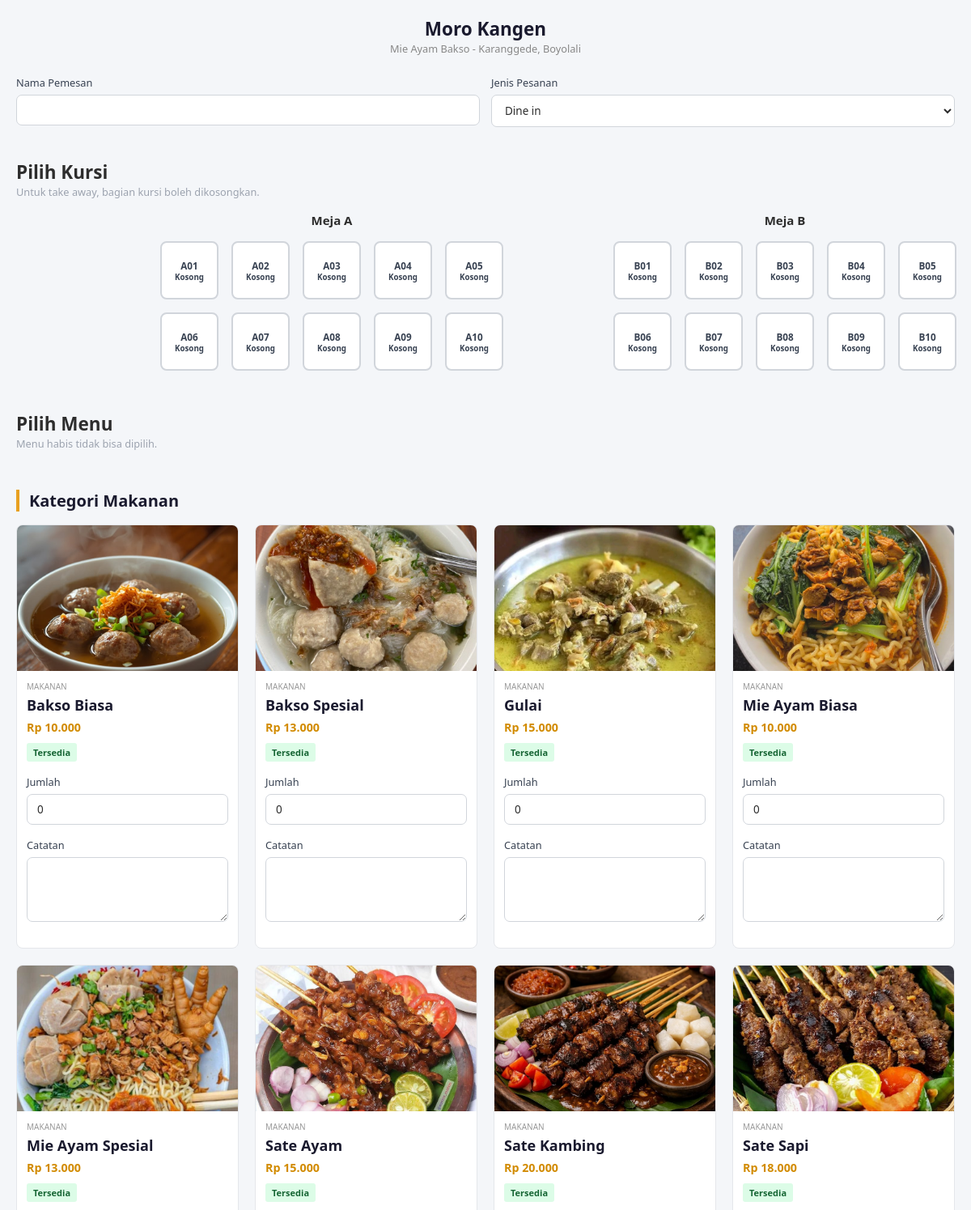
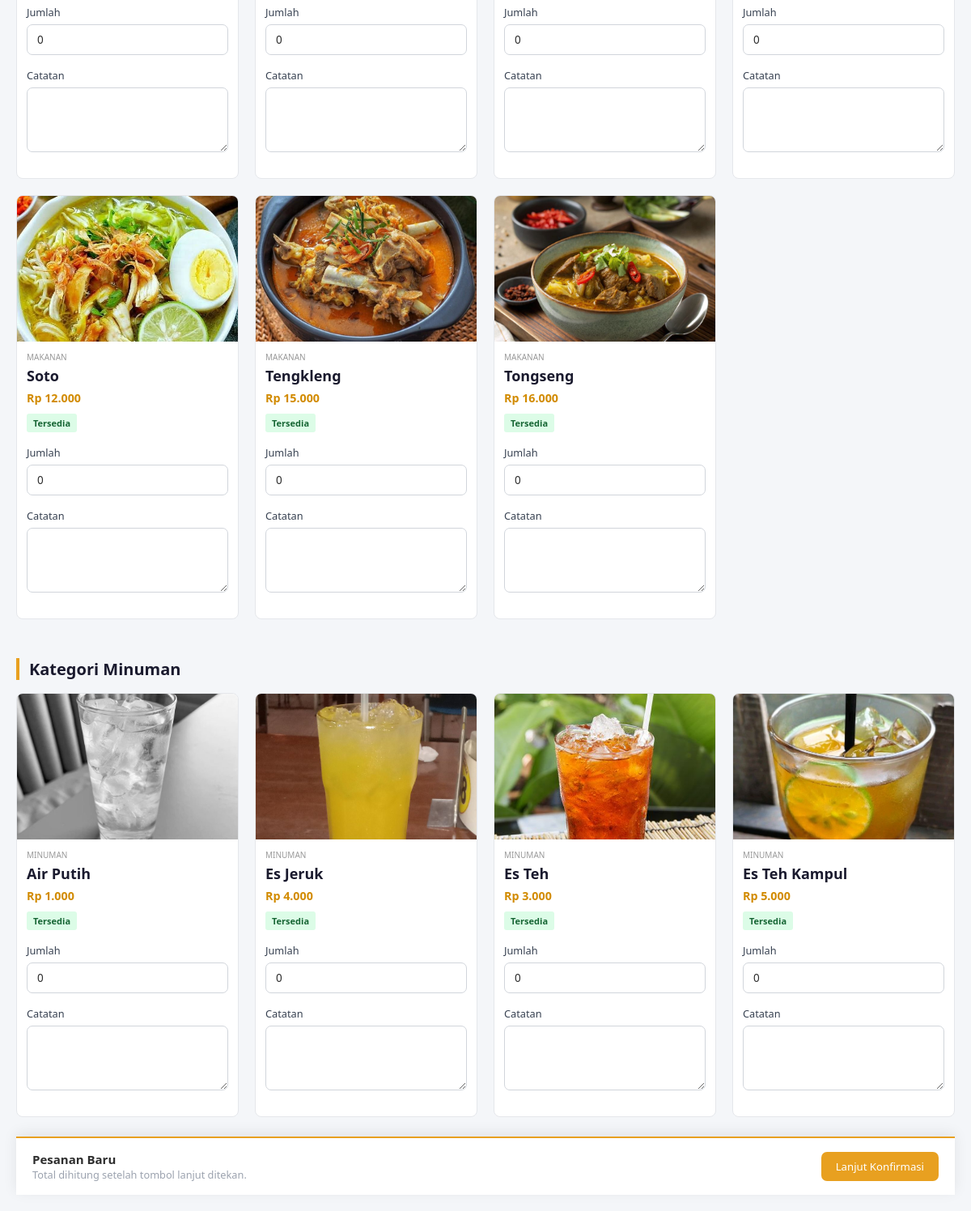
Page /pelanggan/index.php on the committed database (2 pictures, top to bottom).
### tables this page shows
CREATE TABLE kursi (
  id_kursi    INT AUTO_INCREMENT PRIMARY KEY,
  nomor_kursi VARCHAR(10) NOT NULL UNIQUE,
  status      ENUM('kosong','terisi','nonaktif') NOT NULL DEFAULT 'kosong'
);

CREATE TABLE menu (
  id_menu     INT AUTO_INCREMENT PRIMARY KEY,
  nama_menu   VARCHAR(100)   NOT NULL,
  kategori    VARCHAR(50)    NOT NULL,
  harga       DECIMAL(10,2)  NOT NULL,
  deskripsi   TEXT,
  status_menu ENUM('tersedia','habis','nonaktif') NOT NULL DEFAULT 'tersedia',
  created_at  DATETIME NOT NULL DEFAULT CURRENT_TIMESTAMP,
  updated_at  DATETIME NOT NULL DEFAULT CURRENT_TIMESTAMP ON UPDATE CURRENT_TIMESTAMP
);

### pelanggan/index.php (the view, shortened to what this page needs)
<?php
$db = getDB();
function h($value)
{
  return htmlspecialchars((string) $value, ENT_QUOTES, 'UTF-8');
}
function rupiah($value)
{
  return 'Rp ' . number_format((float) $value, 0, ',', '.');
}
function getMenus($db)
{
  $menus  = [];
  $result = $db->query(
    "SELECT id_menu, nama_menu, kategori, harga, deskripsi, status_menu
         FROM   menu
         WHERE  status_menu <> 'nonaktif'
         ORDER  BY kategori, nama_menu"
  );
  while ($row = $result->fetch_assoc()) {
    $menus[(int) $row['id_menu']] = $row;
  }
  return $menus;
}
function getKursi($db)
{
  $kursi  = [];
  $result = $db->query(
    "SELECT id_kursi, nomor_kursi, status FROM kursi ORDER BY nomor_kursi"
  );
  while ($row = $result->fetch_assoc()) {
    $kursi[] = $row;
  }
  return $kursi;
}
function buildOrderItems($menus, $post)
{
  $items = [];
  $total = 0;
  return [$items, $total];
}
$menus  = getMenus($db);
$kursi  = getKursi($db);
$editId = (int) ($_GET['edit'] ?? $_POST['_edit_id'] ?? 0);
$isEdit = $editId > 0;
$action = $_POST['action'] ?? '';
$errors = [];
$posted = [
  'nama_pelanggan' => trim($_POST['nama_pelanggan'] ?? ''),
  'jenis_pesanan'  => $_POST['jenis_pesanan'] ?? 'dine_in',
  'id_kursi'       => $_POST['id_kursi'] ?? '',
  'jumlah'         => $_POST['jumlah']  ?? [],
  'catatan'        => $_POST['catatan'] ?? [],
];
[$items, $total] = buildOrderItems($menus, $posted);
$confirmation = ($action === 'confirm' && count($errors) === 0);
?>
<!DOCTYPE html>
<html lang="id">
<head>
  <link rel="stylesheet" href="../assets/css/style.css">
</head>
<body class="pelanggan-page">
  <main class="pelanggan-container">
    <header class="pelanggan-header">
      <h1>Moro Kangen</h1>
      <p>Mie Ayam Bakso - Karanggede, Boyolali</p>
    </header>
    <?php if ($confirmation): ?>
      <section class="panel">
        <h2><?= $isEdit ? 'Konfirmasi Tambah Pesanan' : 'Konfirmasi Pesanan' ?></h2>
        <p class="text-muted mb-16">Periksa pesanan sebelum dikirim ke kasir.</p>
        <table class="data-table mb-24">
          <thead>
            <tr>
              <th>Menu</th>
              <th>Jumlah</th>
              <th>Catatan</th>
              <th class="text-right">Subtotal</th>
            </tr>
          </thead>
          <tbody>
            <?php foreach ($items as $item): ?>
              <tr>
                <td><?= h($item['nama_menu']) ?></td>
                <td><?= $item['jumlah'] ?></td>
                <td><?= h($item['catatan'] ?: '-') ?></td>
                <td class="text-right"><?= rupiah($item['subtotal']) ?></td>
              </tr>
            <?php endforeach; ?>
          </tbody>
        </table>
        <div class="order-summary order-summary-static">
          <div>
            <strong><?= h($posted['nama_pelanggan']) ?></strong>
            <p class="text-muted">
              <?= $posted['jenis_pesanan'] === 'dine_in' ? 'Dine in' : 'Take away' ?>
            </p>
          </div>
          <div class="order-total">Total <span><?= rupiah($total) ?></span></div>
        </div>
        <form method="POST" class="mt-24">
          <?php if ($isEdit): ?>
            <input type="hidden" name="action" value="submit">
            <input type="hidden" name="_edit_id" value="<?= $editId ?>">
          <?php else: ?>
            <input type="hidden" name="action" value="submit">
          <?php endif; ?>
          <input type="hidden" name="nama_pelanggan" value="<?= h($posted['nama_pelanggan']) ?>">
          <input type="hidden" name="jenis_pesanan" value="<?= h($posted['jenis_pesanan']) ?>">
          <input type="hidden" name="id_kursi" value="<?= h($posted['id_kursi']) ?>">
          <?php foreach ($posted['jumlah'] as $idMenu => $jumlah): ?>
            <input type="hidden"
              name="jumlah[<?= (int) $idMenu ?>]"
              value="<?= (int) $jumlah ?>">
          <?php endforeach; ?>
          <?php foreach ($posted['catatan'] as $idMenu => $catatan): ?>
            <input type="hidden"
              name="catatan[<?= (int) $idMenu ?>]"
              value="<?= h($catatan) ?>">
          <?php endforeach; ?>
          <div class="flex gap-12">
            <button type="submit" class="btn btn-primary">Kirim Pesanan</button>
            <button type="submit" name="action" value="edit" class="btn btn-secondary">
              Ubah Pesanan
            </button>
          </div>
        </form>
      </section>
    <?php else: ?>
      <form method="POST">
        <section class="panel mb-24">
          <div class="form-row">
            <div class="form-group">
              <label for="nama_pelanggan">Nama Pemesan</label>
              <input type="text"
                id="nama_pelanggan"
                name="nama_pelanggan"
                value="<?= h($posted['nama_pelanggan']) ?>"
                required>
            </div>
            <div class="form-group">
              <label for="jenis_pesanan">Jenis Pesanan</label>
              <select id="jenis_pesanan" name="jenis_pesanan">
                <option value="dine_in"
                  <?= $posted['jenis_pesanan'] === 'dine_in' ? 'selected' : '' ?>>
                  Dine in
                </option>
              </select>
            </div>
          </div>
        </section>
        <section class="panel mb-24">
          <h2>Pilih Kursi</h2>
          <p class="text-muted mb-16">Untuk take away, bagian kursi boleh dikosongkan.</p>
          <?php
          $kursiMilikPesanan = [];
          $grupKursi = [];
          foreach ($kursi as $row) {
            preg_match('/^[A-Z]+/', $row['nomor_kursi'], $match);
            $huruf             = $match[0] ?? 'LAIN';
            $grupKursi[$huruf][] = $row;
          }
          $pasanganGrup = array_chunk(array_keys($grupKursi), 2);
          ?>
          <?php foreach ($pasanganGrup as $pair): ?>
            <div class="denah-grid area-kursi">
              <?php foreach ($pair as $huruf): ?>
                <div class="denah-kelompok-wrap">
                  <h4 class="judul-grup">Meja <?= h($huruf) ?></h4>
                  <div class="denah-kelompok">
                    <?php foreach ($grupKursi[$huruf] as $row): ?>
                      <?php
                      $isKosong       = $row['status'] === 'kosong';
                      $isMilikPesanan = isset($kursiMilikPesanan[(int) $row['id_kursi']]);
                      $bisaDipilih    = $isKosong || $isMilikPesanan;
                      ?>
                      <label class="kursi-choice">
                        <span class="kursi-box <?= $bisaDipilih ? 'kosong' : 'terisi' ?>">
                          <span><?= h($row['nomor_kursi']) ?></span>
                          <small><?= $bisaDipilih ? 'Kosong' : 'Terisi' ?></small>
                        </span>
                      </label>
                    <?php endforeach; ?>
                  </div>
                </div>
              <?php endforeach; ?>
            </div>
          <?php endforeach; ?>
        </section>
        <?php
        $menuMakanan = [];
        $menuMinuman = [];
        foreach ($menus as $menu) {
          if (strtolower($menu['kategori']) === 'minuman') {
            $menuMinuman[] = $menu;
          } else {
            $menuMakanan[] = $menu;
          }
        }
        $renderMenuCard = function ($menu) use ($posted, $isEdit, &$db, $editId) {
          $idMenu      = (int) $menu['id_menu'];
          $isAvailable = $menu['status_menu'] === 'tersedia';
          $jumlah      = (int) ($posted['jumlah'][$idMenu] ?? 0);
          $catatan     = $posted['catatan'][$idMenu] ?? '';
          $imageName = strtolower(str_replace(' ', '-', $menu['nama_menu'])) . '.jpg';
          $imagePath = '../img/' . $imageName;
          if (!file_exists(__DIR__ . '/../img/' . $imageName)) {
            $imagePath = '../img/default-food.jpg';
          }
        ?>
          <section class="menu-card <?= !$isAvailable ? 'menu-habis' : '' ?>">
            <img src="<?= h($imagePath) ?>"
              alt="<?= h($menu['nama_menu']) ?>"
              class="menu-image">
            <div class="menu-content">
              <?php if (!empty($menu['kategori'])): ?>
                <p class="menu-kategori"><?= h($menu['kategori']) ?></p>
              <?php endif; ?>
              <h3 class="menu-nama"><?= h($menu['nama_menu']) ?></h3>
              <strong class="menu-harga"><?= rupiah($menu['harga']) ?></strong>
              <div class="menu-status-wrapper">
                <span class="menu-status-badge status-<?= h($menu['status_menu']) ?>">
                  <?= ucfirst(h($menu['status_menu'])) ?>
                </span>
              </div>
              <div class="form-group mt-16">
                <label for="jumlah_<?= $idMenu ?>">Jumlah</label>
                <input
                  type="number"
                  id="jumlah_<?= $idMenu ?>"
                  name="jumlah[<?= $idMenu ?>]"
                  value="<?= $jumlah ?>"
                  min="0"
                  max="99"
                  <?= !$isAvailable ? 'disabled' : '' ?>>
              </div>
              <div class="form-group">
                <label for="catatan_<?= $idMenu ?>">Catatan</label>
                <textarea
                  id="catatan_<?= $idMenu ?>"
                  name="catatan[<?= $idMenu ?>]"
                  rows="2"
                  <?= !$isAvailable ? 'disabled' : '' ?>><?= h($catatan) ?></textarea>
              </div>
            </div>
          </section>
        <?php
        };
        ?>
        <section class="panel mb-24">
          <h2>Pilih Menu</h2>
          <p class="text-muted mb-16">Menu habis tidak bisa dipilih.</p>
          <h3 class="kategori-judul">Kategori Makanan</h3>
          <div class="menu-grid">
            <?php foreach ($menuMakanan as $menu): $renderMenuCard($menu);
            endforeach; ?>
          </div>
          <h3 class="kategori-judul">Kategori Minuman</h3>
          <div class="menu-grid">
            <?php foreach ($menuMinuman as $menu): $renderMenuCard($menu);
            endforeach; ?>
          </div>
        </section>
        <div class="order-summary">
          <div>
            <strong><?= $isEdit ? 'Edit Pesanan' : 'Pesanan Baru' ?></strong>
            <p class="text-muted">Total dihitung setelah tombol lanjut ditekan.</p>
          </div>
          <button type="submit" class="btn btn-primary">
            <?= $isEdit ? 'Lanjut Konfirmasi' : 'Lanjut Konfirmasi' ?>
          </button>
        </div>
      </form>
    <?php endif; ?>
  </main>
</body>
</html>

### assets/css/style.css (style rules this page uses)
*, *::before, *::after { box-sizing: border-box; margin: 0; padding: 0; }
html { font-size: 15px; scroll-behavior: smooth; }
body { font-family: 'Segoe UI', Arial, sans-serif; background: #f4f6f9; color: #2d2d2d; min-height: 100vh; }
img { max-width: 100%; display: block; }
.form-group { margin-bottom: 16px; }
.form-group label { display: block; font-size: 0.85rem; font-weight: 500; color: #374151; margin-bottom: 6px; }
.form-group input, .form-group select, .form-group textarea { width: 100%; padding: 9px 12px; border: 1px solid #d1d5db; border-radius: 7px; font-size: 0.9rem; font-family: inherit; color: #2d2d2d; background: #fff; transition: border-color 0.15s, box-shadow 0.15s; }
.form-group textarea { resize: vertical; min-height: 80px; }
.form-row { display: flex; gap: 14px; }
.form-row .form-group { flex: 1; }
.btn { display: inline-block; padding: 9px 18px; border-radius: 7px; font-size: 0.88rem; font-weight: 500; font-family: inherit; cursor: pointer; border: none; transition: background 0.15s, opacity 0.15s; text-align: center; }
.btn-primary { background: #e8a020; color: #fff; }
.denah-grid { display: flex; justify-content: flex-start; gap: 140px; margin-bottom: 50px; padding-left: 180px; }
.denah-kelompok-wrap { width: 420px; }
.judul-grup { text-align: center; margin-bottom: 16px; }
.denah-kelompok { display: grid; grid-template-columns: repeat(5, 72px); gap: 16px; justify-content: center; }
.kursi-box { width: 72px; height: 72px; border-radius: 8px; border: 2px solid #d1d5db; background: #fff; display: flex; flex-direction: column; align-items: center; justify-content: center; cursor: pointer; transition: border-color 0.15s, background 0.15s, transform 0.1s; font-size: 0.78rem; font-weight: 600; color: #374151; user-select: none; }
.kursi-box.kosong { background: #fff; border-color: #d1d5db; color: #374151; }
.kursi-choice { display: block; }
.pelanggan-page { background: #f4f6f9; min-height: 100vh; padding: 20px; }
.pelanggan-container { max-width: 1400px; margin: 0 auto; }
.pelanggan-header { text-align: center; margin-bottom: 24px; }
.pelanggan-header h1 { font-size: 1.5rem; font-weight: 700; color: #1a1a2e; }
.pelanggan-header p { font-size: 0.85rem; color: #888; }
.menu-grid { display: grid; grid-template-columns: repeat(auto-fill, minmax(240px, 1fr)); gap: 20px; margin-bottom: 24px; }
.menu-card { background: #fff; border-radius: 8px; overflow: hidden; border: 1px solid #e5e7eb; padding: 0; transition: 0.2s; }
.menu-nama { font-size: 0.9rem; font-weight: 600; color: #1a1a2e; margin-bottom: 4px; }
.menu-kategori { font-size: 0.75rem; color: #9ca3af; margin-bottom: 8px; }
.menu-harga { font-size: 0.95rem; font-weight: 700; color: #e8a020; }
.order-summary { position: sticky; bottom: 0; background: #fff; border-top: 2px solid #e8a020; padding: 16px 20px; display: flex; align-items: center; justify-content: space-between; gap: 16px; box-shadow: 0 -4px 16px rgba(0,0,0,0.08); }
.text-muted { color: #9ca3af; font-size: 0.85rem; }
.mt-16 { margin-top: 16px; }
.mb-16 { margin-bottom: 16px; }
.mb-24 { margin-bottom: 24px; }
.menu-status-wrapper { margin: 10px 0 14px; }
.menu-status-badge { display: inline-block; padding: 4px 10px; border-radius: 4px; font-size: 11px; font-weight: 600; }
.status-tersedia { background: #dff5e3; color: #2e7d32; }
.menu-image { width: 100%; height: 180px; object-fit: cover; display: block; }
.menu-content { padding: 12px; }
.menu-kategori { font-size: 10px; text-transform: uppercase; color: #999; margin-bottom: 4px; }
.menu-nama { font-size: 18px; font-weight: 600; margin-bottom: 6px; }
.menu-harga { display: block; color: #d28b00; font-weight: bold; margin-bottom: 10px; }
.menu-status-wrapper { margin-bottom: 16px; }
.menu-status-badge { display: inline-block; padding: 4px 8px; border-radius: 3px; font-size: 11px; font-weight: 600; }
.kategori-judul { font-size: 20px; font-weight: 700; color: #1a1a2e; margin: 48px 0 16px; padding-left: 12px; border-left: 4px solid #e8a020; }
.status-tersedia { background: #dcfce7; color: #166534; }

### rows in the picture
kursi: nomor_kursi "A01", status "Kosong"
kursi: nomor_kursi "A02", status "Kosong"
kursi: nomor_kursi "A03", status "Kosong"
kursi: nomor_kursi "A04", status "Kosong"
kursi: nomor_kursi "A05", status "Kosong"
kursi: nomor_kursi "A06", status "Kosong"
kursi: nomor_kursi "A07", status "Kosong"
kursi: nomor_kursi "A08", status "Kosong"
kursi: nomor_kursi "A09", status "Kosong"
kursi: nomor_kursi "A10", status "Kosong"
kursi: nomor_kursi "B01", status "Kosong"
kursi: nomor_kursi "B02", status "Kosong"
kursi: nomor_kursi "B03", status "Kosong"
kursi: nomor_kursi "B04", status "Kosong"
kursi: nomor_kursi "B05", status "Kosong"
kursi: nomor_kursi "B06", status "Kosong"
kursi: nomor_kursi "B07", status "Kosong"
kursi: nomor_kursi "B08", status "Kosong"
kursi: nomor_kursi "B09", status "Kosong"
kursi: nomor_kursi "B10", status "Kosong"
menu: shows a picture, kategori "MAKANAN", nama_menu "Bakso Biasa", harga "Rp 10.000", status_menu "Tersedia", id_menu "0"
menu: shows a picture, kategori "MAKANAN", nama_menu "Bakso Spesial", harga "Rp 13.000", status_menu "Tersedia", id_menu "0"
menu: shows a picture, kategori "MAKANAN", nama_menu "Gulai", harga "Rp 15.000", status_menu "Tersedia", id_menu "0"
menu: shows a picture, kategori "MAKANAN", nama_menu "Mie Ayam Biasa", harga "Rp 10.000", status_menu "Tersedia", id_menu "0"
menu: shows a picture, kategori "MAKANAN", nama_menu "Mie Ayam Spesial", harga "Rp 13.000", status_menu "Tersedia", id_menu "0"
menu: shows a picture, kategori "MAKANAN", nama_menu "Sate Ayam", harga "Rp 15.000", status_menu "Tersedia", id_menu "0"
menu: shows a picture, kategori "MAKANAN", nama_menu "Sate Kambing", harga "Rp 20.000", status_menu "Tersedia", id_menu "0"
menu: shows a picture, kategori "MAKANAN", nama_menu "Sate Sapi", harga "Rp 18.000", status_menu "Tersedia", id_menu "0"
menu: shows a picture, kategori "MAKANAN", nama_menu "Soto", harga "Rp 12.000", status_menu "Tersedia", id_menu "0"
menu: shows a picture, kategori "MAKANAN", nama_menu "Tengkleng", harga "Rp 15.000", status_menu "Tersedia", id_menu "0"
menu: shows a picture, kategori "MAKANAN", nama_menu "Tongseng", harga "Rp 16.000", status_menu "Tersedia", id_menu "0"
menu: shows a picture, kategori "MINUMAN", nama_menu "Air Putih", harga "Rp 1.000", status_menu "Tersedia", id_menu "0"
menu: shows a picture, kategori "MINUMAN", nama_menu "Es Jeruk", harga "Rp 4.000", status_menu "Tersedia", id_menu "0"
menu: shows a picture, kategori "MINUMAN", nama_menu "Es Teh", harga "Rp 3.000", status_menu "Tersedia", id_menu "0"
menu: shows a picture, kategori "MINUMAN", nama_menu "Es Teh Kampul", harga "Rp 5.000", status_menu "Tersedia", id_menu "0"

### other values in the picture
$huruf "A"
$huruf "B"
